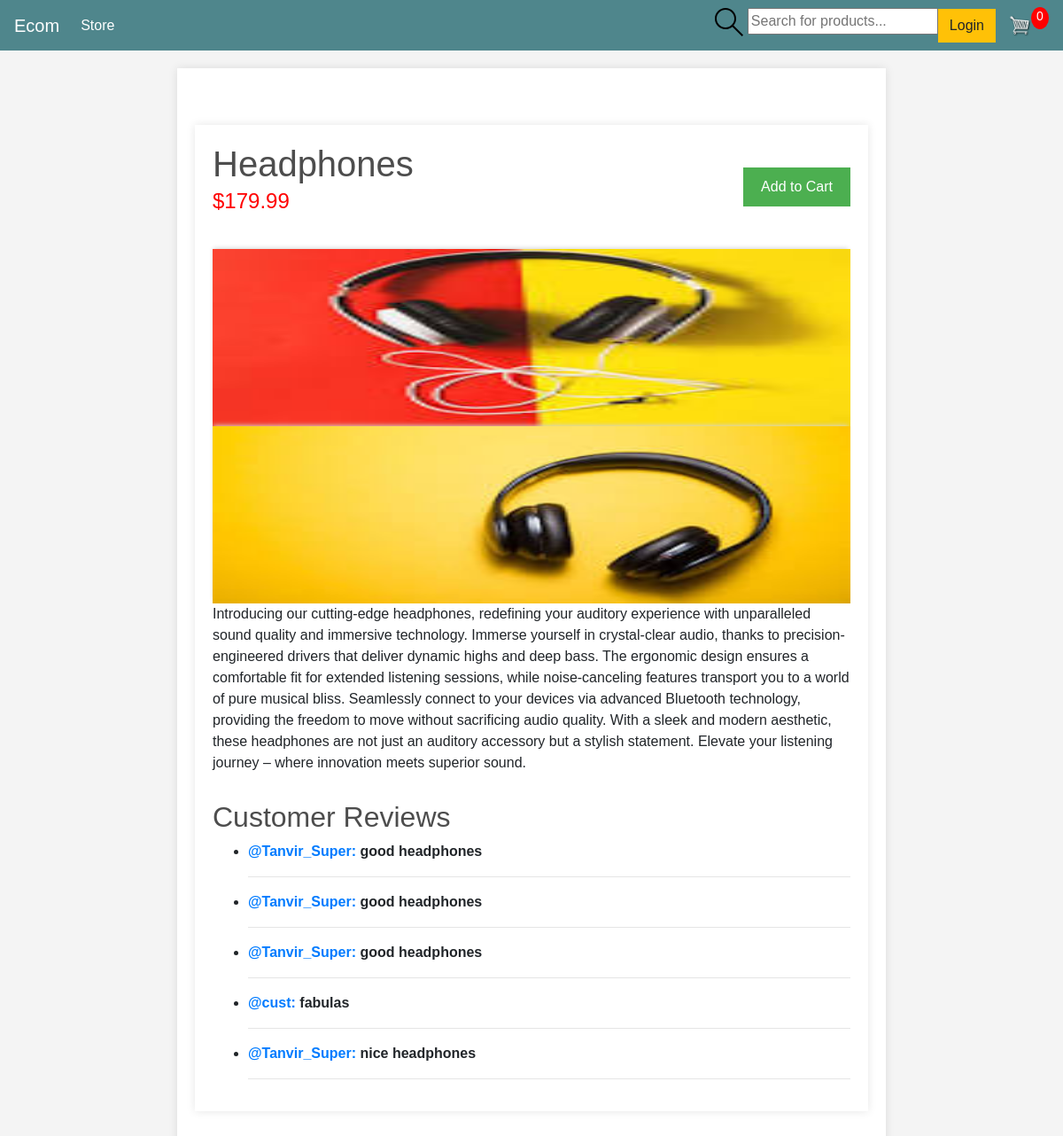
/product_description/1/, run on the app's committed database.
### store/models.py (models this page shows, shortened)
class Product(models.Model):
	name = models.CharField(max_length=200,default="Default")
	description=models.TextField(null=True,blank=True)
	price = models.FloatField()
	digital = models.BooleanField(default=False,null=True, blank=True)
	image = models.ImageField(null=True, blank=True)
	@property
	def imageURL(self):
		try:
			url = self.image.url
		except:
			url = ''
		return url

class ProductImages(models.Model):
	product=models.ForeignKey(Product,on_delete=models.CASCADE,default=1)
	image = models.ImageField(null=True, blank=True)
	@property
	def imageURL(self):
		try:
			url = self.image.url
		except:
			url = ''
		return url

class Review(models.Model):
    customer=models.ForeignKey(Customer,on_delete=models.CASCADE,default=1)
    product= models.ForeignKey(Product,on_delete=models.CASCADE,default=1)
    body=models.TextField(default="default review")
    updated=models.DateTimeField(auto_now=True)
    created=models.DateTimeField(auto_now_add=True)
    class Meta:
        ordering=['-updated','-created']

class Customer(models.Model):
	user = models.OneToOneField(User, null=True, blank=True, on_delete=models.CASCADE)
	name = models.CharField(max_length=200, null=True)
	email = models.CharField(max_length=200,default="default@email.com")

### store/views.py (the view)
# urls.py: path('product_description/<str:pk>/',views.productDescripton,name="product_description"),
def productDescripton(request,pk):
	product = Product.objects.get(id=pk)
	product_images=ProductImages.objects.filter(product=product) #my code
	data = cartData(request)
	cartItems = data['cartItems']
	order = data['order']
	items = data['items']
	context={'product':product, 'cartItems':cartItems}
	product_reviews=product.review_set.all()
	if request.method=='POST':
		review=Review.objects.create(
            customer=request.user.customer,
            product=product,
            body=request.POST.get('body')
		)
	context['product_reviews']=product_reviews
	context['product_images']=product_images
	return render(request, 'store/product_description.html', context)

### store/utils.py (called while the page is built, shortened)
def cookieCart(request):
	try:
		cart = json.loads(request.COOKIES['cart'])
	except:
		cart = {}
		print('CART:', cart)
	items = []
	order = {'get_cart_total':0, 'get_cart_items':0, 'shipping':False}
	cartItems = order['get_cart_items']
	return {'cartItems':cartItems ,'order':order, 'items':items}

def cartData(request):
	if request.user.is_authenticated:
		customer, created = Customer.objects.get_or_create(user=request.user)
		order, created = Order.objects.get_or_create(customer=customer, complete=False)
		items = order.orderitem_set.all()
		cartItems = order.get_cart_items
	else:
		cookieData = cookieCart(request)
		cartItems = cookieData['cartItems']
		order = cookieData['order']
		items = cookieData['items']
	return {'cartItems':cartItems ,'order':order, 'items':items}

### store/templates/store/product_description.html (shortened to what this page needs)
{% extends 'store/main.html' %}
{% load static %}
{% block content %}
<div class="container">
    <div class="product-info">
        <div class="product-details">
            <h1>{{product.name}}</h1>
            <p class="price">${{product.price}}</p>
        </div>
        <button type="button" data-product="{{product.id}}" data-action="add" class="btn btn-outline-secondary add-btn update-cart add-to-cart">Add to Cart</button>
    </div>
    <div class="image-gallery">
        <img class="thumbnail" src="{{product.imageURL}}">
        {% for image in product_images %}
        <img class="thumbnail" src="{{image.imageURL}}">
        {% endfor %}
    </div>
    <div class="description">
        <p>{{product.description}}</p>
    </div>
    <div class="reviews">
        <h2>Customer Reviews</h2>
        <ul>
            {% for review in product_reviews %}
            <li>
                <strong><a href="{% url 'user-profile' review.customer.user.id %}"> @{{review.customer.name}}:</a> {{review.body}}</strong>
            </li>
            <hr>
            {% endfor %}
        </ul>
    </div>
</div>
{% endblock content %}

### static/css/main.css (style rules this page uses)
body { background-color: hsl(0, 0%, 98%); }
h1,h2,h3,h4,h5,h6 { color:hsl(0, 0%, 30%); }
.thumbnail { width: 100%; height: 200px; -webkit-box-shadow: -1px -3px 5px -2px rgba(214,214,214,1); -moz-box-shadow: -1px -3px 5px -2px rgba(214,214,214,1); box-shadow: -1px -3px 5px -2px rgba(214,214,214,1); }
.btn { border-radius: 0; }

### store/templates/store/product_description.html (style rules this page uses)
body { font-family: 'Arial', sans-serif; margin: 0; padding: 0; background-color: #f4f4f4; }
.container { max-width: 800px; margin: 20px auto; background-color: #fff; padding: 20px; box-shadow: 0 0 10px rgba(0, 0, 0, 0.1); }
img { max-width: 100%; max-height: 100%; height: auto; }
.product-info { display: flex; justify-content: space-between; align-items: center; margin-bottom: 20px; }
.product-info h1 { margin: 0; }
.price { font-size: 24px; color: #f00; }
.add-to-cart { background-color: #4caf50; color: #fff; padding: 10px 20px; border: none; cursor: pointer; font-size: 16px; }
.reviews { margin-top: 30px; }
.image-gallery { width: 100%; max-width: 100%; height: auto; }

### data on the page
Product: name "Headphones", price "179.99", imageURL (picture), description "Introducing our cutting-edge headphones, redefining your auditory experience with unparalleled sound quality and immersive technology. Immerse yourself in crystal-clear audio, thanks to precision-engineered drivers that deliver dynamic highs and deep bass. The ergonomic design ensures a comfortable fit for extended listening sessions, while noise-canceling features transport you to a world of pure musical bliss. Seamlessly connect to your devices via advanced Bluetooth technology, providing the freedom to move without sacrificing audio quality. With a sleek and modern aesthetic, these headphones are not just an auditory accessory but a stylish statement. Elevate your listening journey –…"
ProductImages: imageURL (picture)
Review: customer.name "Tanvir_Super", body "good headphones"
Review: customer.name "Tanvir_Super", body "good headphones"
Review: customer.name "Tanvir_Super", body "good headphones"
Review: customer.name "cust", body "fabulas"
Review: customer.name "Tanvir_Super", body "nice headphones"

### other printed values
{{ cartItems }} "0"
